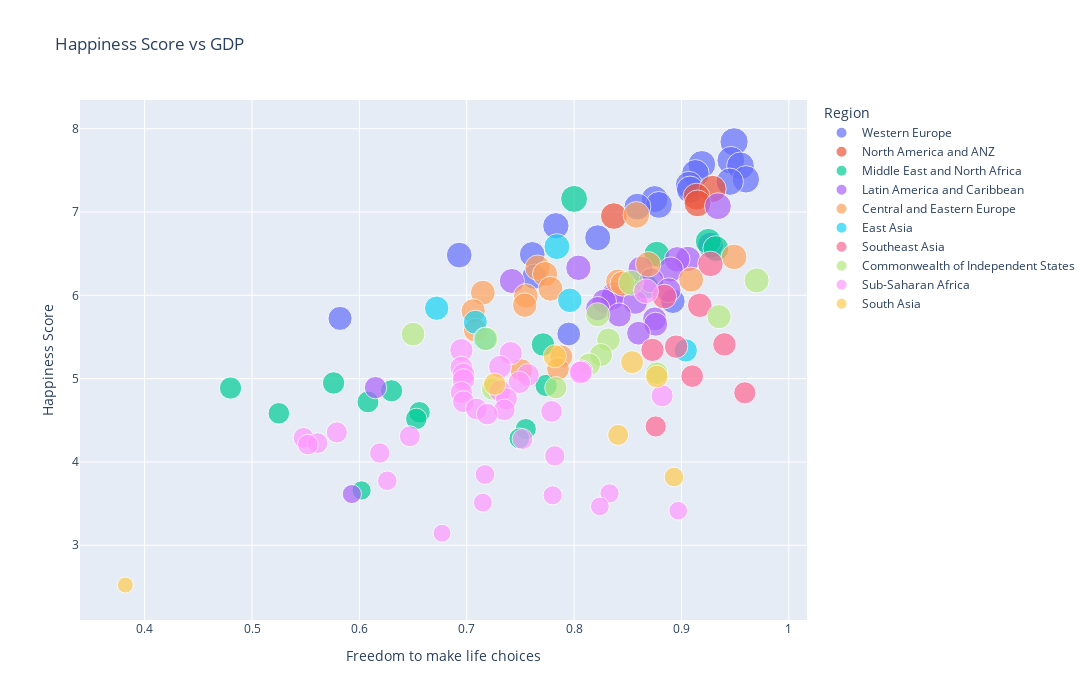

The notebook cell this image was saved under:
### Markdown cell above
### Happiness Score vs GDP Scatter Plot

### Code cell
fig = px.scatter(
    df2,
    x='freedom_to_make_life_choices',
    y='happiness_score',
    color='regional_indicator',
    title='Happiness Score vs GDP',
    labels={
        'happiness_score': 'Happiness Score',
        'freedom_to_make_life_choices': 'Freedom to make life choices',
        'regional_indicator': 'Region',
        'country': 'Country'
    },
    size='happiness_score',
    hover_data=['country'],
)

fig.layout.height = 700
fig.layout.width = 1200

fig.show()

### Figure 1 — Plotly figure (JSON) as saved in the notebook; plotly's stock layout.template omitted (floating-point values rounded to 4 significant figures)
{"data": [{"customdata": [["Finland"], ["Denmark"], ["Switzerland"], ["Iceland"], ["Netherlands"], ["Norway"], ["Sweden"], ["Luxembourg"], ["Austria"], ["Germany"], ["Ireland"], ["United Kingdom"], ["Belgium"], ["France"], ["Malta"], ["Spain"], ["Italy"], ["Cyprus"], ["Portugal"], ["Greece"], ["North Cyprus"]], "hovertemplate": "Region=Western Europe<br>Freedom to make life choices=%{x}<br>Happiness Score=%{marker.size}<br>Country=%{customdata[0]}<extra></extra>", "legendgroup": "Western Europe", "marker": {"color": "#636efa", "size": [7.842, 7.62, 7.571, 7.554, 7.464, 7.392, 7.363, 7.324, 7.268, 7.155, 7.085, 7.064, 6.834, 6.69, 6.602, 6.491, 6.483, 6.223, 5.929, 5.723, 5.536], "sizemode": "area", "sizeref": 0.0196, "symbol": "circle"}, "mode": "markers", "name": "Western Europe", "orientation": "v", "showlegend": true, "type": "scatter", "x": [0.949, 0.946, 0.919, 0.955, 0.913, 0.96, 0.945, 0.907, 0.908, 0.875, 0.879, 0.859, 0.783, 0.822, 0.927, 0.761, 0.693, 0.763, 0.892, 0.582, 0.795], "xaxis": "x", "y": [7.842, 7.62, 7.571, 7.554, 7.464, 7.392, 7.363, 7.324, 7.268, 7.155, 7.085, 7.064, 6.834, 6.69, 6.602, 6.491, 6.483, 6.223, 5.929, 5.723, 5.536], "yaxis": "y"}, {"customdata": [["New Zealand"], ["Australia"], ["Canada"], ["United States"]], "hovertemplate": "Region=North America and ANZ<br>Freedom to make life choices=%{x}<br>Happiness Score=%{marker.size}<br>Country=%{customdata[0]}<extra></extra>", "legendgroup": "North America and ANZ", "marker": {"color": "#EF553B", "size": [7.277, 7.183, 7.103, 6.951], "sizemode": "area", "sizeref": 0.0196, "symbol": "circle"}, "mode": "markers", "name": "North America and ANZ", "orientation": "v", "showlegend": true, "type": "scatter", "x": [0.929, 0.914, 0.915, 0.837], "xaxis": "x", "y": [7.277, 7.183, 7.103, 6.951], "yaxis": "y"}, {"customdata": [["Israel"], ["Bahrain"], ["United Arab Emirates"], ["Saudi Arabia"], ["Kuwait"], ["Libya"], ["Turkey"], ["Morocco"], ["Algeria"], ["Iraq"], ["Iran"], ["Tunisia"], ["Lebanon"], ["Palestinian Territories"], ["Jordan"], ["Egypt"], ["Yemen"]], "hovertemplate": "Region=Middle East and North Africa<br>Freedom to make life choices=%{x}<br>Happiness Score=%{marker.size}<br>Country=%{customdata[0]}<extra></extra>", "legendgroup": "Middle East and North Africa", "marker": {"color": "#00cc96", "size": [7.157, 6.647, 6.561, 6.494, 6.106, 5.41, 4.948, 4.918, 4.887, 4.854, 4.721, 4.596, 4.584, 4.517, 4.395, 4.283, 3.658], "sizemode": "area", "sizeref": 0.0196, "symbol": "circle"}, "mode": "markers", "name": "Middle East and North Africa", "orientation": "v", "showlegend": true, "type": "scatter", "x": [0.8, 0.925, 0.932, 0.877, 0.867, 0.771, 0.576, 0.774, 0.48, 0.63, 0.608, 0.656, 0.525, 0.653, 0.755, 0.749, 0.602], "xaxis": "x", "y": [7.157, 6.647, 6.561, 6.494, 6.106, 5.41, 4.948, 4.918, 4.887, 4.854, 4.721, 4.596, 4.584, 4.517, 4.395, 4.283, 3.658], "yaxis": "y"}, {"customdata": [["Costa Rica"], ["Guatemala"], ["Uruguay"], ["Brazil"], ["Mexico"], ["Jamaica"], ["Panama"], ["Chile"], ["El Salvador"], ["Colombia"], ["Nicaragua"], ["Argentina"], ["Honduras"], ["Peru"], ["Ecuador"], ["Bolivia"], ["Paraguay"], ["Dominican Republic"], ["Venezuela"], ["Haiti"]], "hovertemplate": "Region=Latin America and Caribbean<br>Freedom to make life choices=%{x}<br>Happiness Score=%{marker.size}<br>Country=%{customdata[0]}<extra></extra>", "legendgroup": "Latin America and Caribbean", "marker": {"color": "#ab63fa", "size": [7.069, 6.435, 6.431, 6.33, 6.317, 6.309, 6.18, 6.172, 6.061, 6.012, 5.972, 5.929, 5.919, 5.84, 5.764, 5.716, 5.653, 5.545, 4.892, 3.615], "sizemode": "area", "sizeref": 0.0196, "symbol": "circle"}, "mode": "markers", "name": "Latin America and Caribbean", "orientation": "v", "showlegend": true, "type": "scatter", "x": [0.934, 0.906, 0.896, 0.804, 0.862, 0.89, 0.872, 0.742, 0.888, 0.837, 0.836, 0.828, 0.857, 0.822, 0.842, 0.875, 0.876, 0.86, 0.615, 0.593], "xaxis": "x", "y": [7.069, 6.435, 6.431, 6.33, 6.317, 6.309, 6.18, 6.172, 6.061, 6.012, 5.972, 5.929, 5.919, 5.84, 5.764, 5.716, 5.653, 5.545, 4.892, 3.615], "yaxis": "y"}, {"customdata": [["Czech Republic"], ["Slovenia"], ["Kosovo"], ["Slovakia"], ["Lithuania"], ["Estonia"], ["Poland"], ["Romania"], ["Serbia"], ["Latvia"], ["Hungary"], ["Croatia"], ["Bosnia and Herzegovina"], ["Montenegro"], ["Bulgaria"], ["Albania"], ["North Macedonia"]], "hovertemplate": "Region=Central and Eastern Europe<br>Freedom to make life choices=%{x}<br>Happiness Score=%{marker.size}<br>Country=%{customdata[0]}<extra></extra>", "legendgroup": "Central and Eastern Europe", "marker": {"color": "#FFA15A", "size": [6.965, 6.461, 6.372, 6.331, 6.255, 6.189, 6.166, 6.14, 6.078, 6.032, 5.992, 5.882, 5.813, 5.581, 5.266, 5.117, 5.101], "sizemode": "area", "sizeref": 0.0196, "symbol": "circle"}, "mode": "markers", "name": "Central and Eastern Europe", "orientation": "v", "showlegend": true, "type": "scatter", "x": [0.858, 0.949, 0.869, 0.766, 0.773, 0.909, 0.841, 0.845, 0.778, 0.715, 0.755, 0.754, 0.706, 0.708, 0.788, 0.785, 0.751], "xaxis": "x", "y": [6.965, 6.461, 6.372, 6.331, 6.255, 6.189, 6.166, 6.14, 6.078, 6.032, 5.992, 5.882, 5.813, 5.581, 5.266, 5.117, 5.101], "yaxis": "y"}, {"customdata": [["Taiwan Province of China"], ["Japan"], ["South Korea"], ["Mongolia"], ["Hong Kong S.A.R. of China"], ["China"]], "hovertemplate": "Region=East Asia<br>Freedom to make life choices=%{x}<br>Happiness Score=%{marker.size}<br>Country=%{customdata[0]}<extra></extra>", "legendgroup": "East Asia", "marker": {"color": "#19d3f3", "size": [6.584, 5.94, 5.845, 5.677, 5.477, 5.339], "sizemode": "area", "sizeref": 0.0196, "symbol": "circle"}, "mode": "markers", "name": "East Asia", "orientation": "v", "showlegend": true, "type": "scatter", "x": [0.784, 0.796, 0.672, 0.708, 0.717, 0.904], "xaxis": "x", "y": [6.584, 5.94, 5.845, 5.677, 5.477, 5.339], "yaxis": "y"}, {"customdata": [["Singapore"], ["Thailand"], ["Philippines"], ["Vietnam"], ["Malaysia"], ["Indonesia"], ["Laos"], ["Cambodia"], ["Myanmar"]], "hovertemplate": "Region=Southeast Asia<br>Freedom to make life choices=%{x}<br>Happiness Score=%{marker.size}<br>Country=%{customdata[0]}<extra></extra>", "legendgroup": "Southeast Asia", "marker": {"color": "#FF6692", "size": [6.377, 5.985, 5.88, 5.411, 5.384, 5.345, 5.03, 4.83, 4.426], "sizemode": "area", "sizeref": 0.0196, "symbol": "circle"}, "mode": "markers", "name": "Southeast Asia", "orientation": "v", "showlegend": true, "type": "scatter", "x": [0.927, 0.884, 0.917, 0.94, 0.895, 0.873, 0.91, 0.959, 0.876], "xaxis": "x", "y": [6.377, 5.985, 5.88, 5.411, 5.384, 5.345, 5.03, 4.83, 4.426], "yaxis": "y"}, {"customdata": [["Uzbekistan"], ["Kazakhstan"], ["Moldova"], ["Kyrgyzstan"], ["Belarus"], ["Russia"], ["Tajikistan"], ["Armenia"], ["Azerbaijan"], ["Turkmenistan"], ["Georgia"], ["Ukraine"]], "hovertemplate": "Region=Commonwealth of Independent States<br>Freedom to make life choices=%{x}<br>Happiness Score=%{marker.size}<br>Country=%{customdata[0]}<extra></extra>", "legendgroup": "Commonwealth of Independent States", "marker": {"color": "#B6E880", "size": [6.179, 6.152, 5.766, 5.744, 5.534, 5.477, 5.466, 5.283, 5.171, 5.066, 4.891, 4.875], "sizemode": "area", "sizeref": 0.0196, "symbol": "circle"}, "mode": "markers", "name": "Commonwealth of Independent States", "orientation": "v", "showlegend": true, "type": "scatter", "x": [0.97, 0.853, 0.822, 0.935, 0.65, 0.718, 0.832, 0.825, 0.814, 0.877, 0.783, 0.724], "xaxis": "x", "y": [6.179, 6.152, 5.766, 5.744, 5.534, 5.477, 5.466, 5.283, 5.171, 5.066, 4.891, 4.875], "yaxis": "y"}, {"customdata": [["Mauritius"], ["Congo (Brazzaville)"], ["Ivory Coast"], ["Cameroon"], ["Senegal"], ["Ghana"], ["Niger"], ["Gambia"], ["Benin"], ["Guinea"], ["South Africa"], ["Gabon"], ["Burkina Faso"], ["Mozambique"], ["Nigeria"], ["Mali"], ["Uganda"], ["Liberia"], ["Kenya"], ["Namibia"], ["Chad"], ["Swaziland"], ["Comoros"], ["Ethiopia"], ["Mauritania"], ["Madagascar"], ["Togo"], ["Zambia"], ["Sierra Leone"], ["Burundi"], ["Tanzania"], ["Malawi"], ["Lesotho"], ["Botswana"], ["Rwanda"], ["Zimbabwe"]], "hovertemplate": "Region=Sub-Saharan Africa<br>Freedom to make life choices=%{x}<br>Happiness Score=%{marker.size}<br>Country=%{customdata[0]}<extra></extra>", "legendgroup": "Sub-Saharan Africa", "marker": {"color": "#FF97FF", "size": [6.049, 5.342, 5.306, 5.142, 5.132, 5.088, 5.074, 5.051, 5.045, 4.984, 4.956, 4.852, 4.834, 4.794, 4.759, 4.723, 4.636, 4.625, 4.607, 4.574, 4.355, 4.308, 4.289, 4.275, 4.227, 4.208, 4.107, 4.073, 3.849, 3.775, 3.623, 3.6, 3.512, 3.467, 3.415, 3.145], "sizemode": "area", "sizeref": 0.0196, "symbol": "circle"}, "mode": "markers", "name": "Sub-Saharan Africa", "orientation": "v", "showlegend": true, "type": "scatter", "x": [0.867, 0.695, 0.741, 0.731, 0.695, 0.807, 0.806, 0.697, 0.757, 0.697, 0.749, 0.731, 0.695, 0.882, 0.737, 0.697, 0.709, 0.735, 0.779, 0.719, 0.579, 0.647, 0.548, 0.752, 0.561, 0.552, 0.619, 0.782, 0.717, 0.626, 0.833, 0.78, 0.715, 0.824, 0.897, 0.677], "xaxis": "x", "y": [6.049, 5.342, 5.306, 5.142, 5.132, 5.088, 5.074, 5.051, 5.045, 4.984, 4.956, 4.852, 4.834, 4.794, 4.759, 4.723, 4.636, 4.625, 4.607, 4.574, 4.355, 4.308, 4.289, 4.275, 4.227, 4.208, 4.107, 4.073, 3.849, 3.775, 3.623, 3.6, 3.512, 3.467, 3.415, 3.145], "yaxis": "y"}, {"customdata": [["Nepal"], ["Maldives"], ["Bangladesh"], ["Pakistan"], ["Sri Lanka"], ["India"], ["Afghanistan"]], "hovertemplate": "Region=South Asia<br>Freedom to make life choices=%{x}<br>Happiness Score=%{marker.size}<br>Country=%{customdata[0]}<extra></extra>", "legendgroup": "South Asia", "marker": {"color": "#FECB52", "size": [5.269, 5.198, 5.025, 4.934, 4.325, 3.819, 2.523], "sizemode": "area", "sizeref": 0.0196, "symbol": "circle"}, "mode": "markers", "name": "South Asia", "orientation": "v", "showlegend": true, "type": "scatter", "x": [0.782, 0.854, 0.877, 0.726, 0.841, 0.893, 0.382], "xaxis": "x", "y": [5.269, 5.198, 5.025, 4.934, 4.325, 3.819, 2.523], "yaxis": "y"}], "layout": {"height": 700, "legend": {"itemsizing": "constant", "title": {"text": "Region"}, "tracegroupgap": 0}, "title": {"text": "Happiness Score vs GDP"}, "width": 1200, "xaxis": {"anchor": "y", "domain": [0, 1], "title": {"text": "Freedom to make life choices"}}, "yaxis": {"anchor": "x", "domain": [0, 1], "title": {"text": "Happiness Score"}}}}
